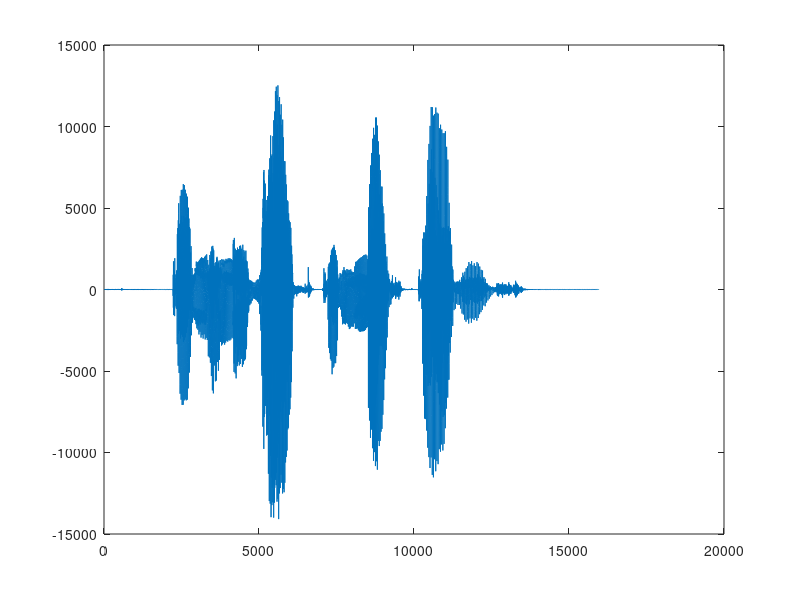

This chart was generated by the following MATLAB code: (Note: this script raises an error after producing the figure.)
%%% TRANSMISOR %%%


clear all

%% Inicialización variables

load x.txt
plot (x)
BitsCuatizacion=3; %¨2^B -1 niveles cuantizacion
Vd = 2;  % Valor de amplitud de la señal a transmitir
guardar=0;

%% Normalizamos x

[x,Xmax,Xmin]=normalizar(x);


%% Cuantizamos x

quantum=(Xmax-Xmin)/(2^BitsCuatizacion-1);
xCuantizada=round((x+1)/quantum)*quantum-1; %Señal cuantizada en niveles, falta asignar un codigo de bits a cada nivel
%xq=normalizar(xq);
stem(xCuantizada)

%% Escuchamos señal y SNR

    soundsc(x);
    %pause(5);
    soundsc(xCuantizada);


errorCuantizacion=x-xCuantizada; %Error de cuantizacion
SNR=10*log10((x'*x)/(errorCuantizacion'*errorCuantizacion));
if(guardar==1)
    cd D:\MASTER\SAC
    wavwrite(xCuantizada,'x_unifor'); % guardo señal cuantizada en wav
end

%% Compruebo codeword

nivelesCuantizacion=sort(unique(xCuantizada,'stable')); % niveles de cuantización | unique saca los diferentes niveles de la señal cuantizada
numeroTotalNivelesCuantizacion=(2^BitsCuatizacion)-1;
palabraCodigoDecimal=zeros(1,length(xCuantizada));

for i=1:1:length(nivelesCuantizacion)-1
    palabraCodigoDecimal(find(xCuantizada(:,1)==nivelesCuantizacion(i,1)))=numeroTotalNivelesCuantizacion;
    numeroTotalNivelesCuantizacion=numeroTotalNivelesCuantizacion-1;
end



% Lo paso a binario

palabraCodigoBinario=dec2bin(palabraCodigoDecimal);
 

%% Aplico un código de línea

datosCodificados=[];

for fila=1:1:length(palabraCodigoBinario)
    datosCodificados = strcat(datosCodificados,bin2manchester(palabraCodigoBinario(fila,:)));
end

datosCodificados=str2num(datosCodificados')';
senalAnalogicaTX=reshape(bsxfun(@minus, 2*datosCodificados, ones(4,1)), 1, []); %Sustituye 1 con 1 1 1 1 y cero con -1 -1 -1 -1

%% CANAL
%%%%%%%%%%%%%%%%%%%%%%%
%%%%%%%%%%%%%%
%%%%%%%%%%%%%%%%%%%
%%%%%%%%%%%%%%%%%%%%%%%
%%%%%%%%%%%%%%%%



%% Pasamos la señal recibida a binario

senalAnalogicaRX = senalAnalogicaTX;

senalDigitalRX = reshape(senalAnalogicaRX,4,[]); % Transformamos a una matrix 4 x n
senalDigitalRX = (senalDigitalRX(1,:) + 1)./2; % Nos quedamos con la primera fila, sumamos 1 a todos los elementos y dividimos por 2 para 
                                        % pasar de -1s y 1s a 0s y 1s.


%% Quitamos la codificacion manchester a los datos recibidos 
 
senalDigitalRXTransformada=reshape(senalDigitalRX,2*BitsCuatizacion,[]); %  Hacemos reshape de digital_RX, pasamos ésta a una matriz de 2*B filas y las columnas correspondientes, de manera que cada columna será una palabra manchester
senalDigitalRXTransformadaString=num2str(senalDigitalRXTransformada,'%1d')';          %  Pasamos aINT a str para poder decodificarla con la función manchester2bin, ya que es necesario que esta sea char, ponemos como argumento %1d para que no se metan espacios.

datosRecibidosDecodificados=[];

 for fila=1:1:length(senalDigitalRXTransformadaString)
     datosRecibidosDecodificados = [datosRecibidosDecodificados ; manchester2bin(senalDigitalRXTransformadaString(fila,:))];   
 end

%% Obtenemos el error de transmisión
errorTransmision=sum(palabraCodigoBinario-datosRecibidosDecodificados);

%% Decuantizamos la señal de la variables datosRecibidosDecodificados

palabraCodigoRX=bin2dec(datosRecibidosDecodificados)';

errorEntrePalabraCodigoTXyRX=sum(palabraCodigoRX-palabraCodigoDecimal);

numeroTotalNivelesCuantizacion=(2^BitsCuatizacion)-1;

xCuantizadaRX=zeros(1,length(palabraCodigoRX));
for i=1:1:length(nivelesCuantizacion)-1
    xCuantizadaRX(find(palabraCodigoRX(1,:)==numeroTotalNivelesCuantizacion))=nivelesCuantizacion(i);
    numeroTotalNivelesCuantizacion=numeroTotalNivelesCuantizacion-1;
end

xCuantizadaRX=xCuantizadaRX';

% obtengo la SNR

errorEntreXcuantizadaRXyTX=xCuantizadaRX-xCuantizada;

SNRfinal=10*log10((xCuantizadaRX'*xCuantizadaRX)/(errorEntreXcuantizadaRXyTX'*errorEntreXcuantizadaRXyTX));

% lo escuchamos

soundsc(xCuantizadaRX');




